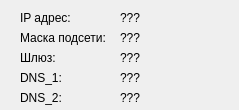
<?xml version="1.0" encoding="UTF-8"?>
<ui version="4.0">
 <class>DialogParamNet</class>
 <widget class="QDialog" name="DialogParamNet">
  <property name="geometry">
   <rect>
    <x>0</x>
    <y>0</y>
    <width>239</width>
    <height>110</height>
   </rect>
  </property>
  <property name="windowTitle">
   <string>Параметры сети</string>
  </property>
  <widget class="QLabel" name="label">
   <property name="geometry">
    <rect>
     <x>20</x>
     <y>10</y>
     <width>51</width>
     <height>16</height>
    </rect>
   </property>
   <property name="text">
    <string>IP адрес:</string>
   </property>
  </widget>
  <widget class="QLabel" name="lbl_ip">
   <property name="geometry">
    <rect>
     <x>120</x>
     <y>10</y>
     <width>91</width>
     <height>16</height>
    </rect>
   </property>
   <property name="text">
    <string>???</string>
   </property>
  </widget>
  <widget class="QLabel" name="lbl_mask">
   <property name="geometry">
    <rect>
     <x>120</x>
     <y>30</y>
     <width>91</width>
     <height>16</height>
    </rect>
   </property>
   <property name="text">
    <string>???</string>
   </property>
  </widget>
  <widget class="QLabel" name="label_2">
   <property name="geometry">
    <rect>
     <x>20</x>
     <y>30</y>
     <width>91</width>
     <height>16</height>
    </rect>
   </property>
   <property name="text">
    <string>Маска подсети:</string>
   </property>
  </widget>
  <widget class="QLabel" name="label_3">
   <property name="geometry">
    <rect>
     <x>20</x>
     <y>50</y>
     <width>91</width>
     <height>16</height>
    </rect>
   </property>
   <property name="text">
    <string>Шлюз:</string>
   </property>
  </widget>
  <widget class="QLabel" name="lbl_gateway">
   <property name="geometry">
    <rect>
     <x>120</x>
     <y>50</y>
     <width>91</width>
     <height>16</height>
    </rect>
   </property>
   <property name="text">
    <string>???</string>
   </property>
  </widget>
  <widget class="QLabel" name="label_4">
   <property name="geometry">
    <rect>
     <x>20</x>
     <y>70</y>
     <width>91</width>
     <height>16</height>
    </rect>
   </property>
   <property name="text">
    <string>DNS_1:</string>
   </property>
  </widget>
  <widget class="QLabel" name="lbl_dns1">
   <property name="geometry">
    <rect>
     <x>120</x>
     <y>70</y>
     <width>91</width>
     <height>16</height>
    </rect>
   </property>
   <property name="text">
    <string>???</string>
   </property>
  </widget>
  <widget class="QLabel" name="lbl_dns2">
   <property name="geometry">
    <rect>
     <x>120</x>
     <y>90</y>
     <width>91</width>
     <height>16</height>
    </rect>
   </property>
   <property name="text">
    <string>???</string>
   </property>
  </widget>
  <widget class="QLabel" name="label_5">
   <property name="geometry">
    <rect>
     <x>20</x>
     <y>90</y>
     <width>91</width>
     <height>16</height>
    </rect>
   </property>
   <property name="text">
    <string>DNS_2:</string>
   </property>
  </widget>
 </widget>
 <resources/>
 <connections/>
</ui>
